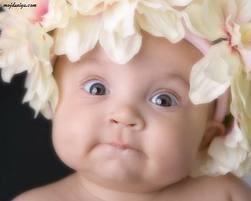
%> input picture MIW/HangXin_KSE/LSB/imageLowRes.jpg, 251 x 201 px
$ octave section_getImageBitStream.m   (GNU Octave 9; MATLAB toolbox functions it lacks are replaced by stand-ins)
%> lines starting %> are read from the running program, lines starting %| are printed output that depends on the picture
### MIW/HangXin_KSE/LSB/convertInt8ToBitStream.m
function bitStream = convertInt8ToBitStream( dataToBeInsertedAsBits_inDec )
%CONVERTINT8TOBITSTREAM
numberOfTextChar = length(dataToBeInsertedAsBits_inDec);

    bitStream = '';
    for i = 1:numberOfTextChar
        bits = dec2bin(dataToBeInsertedAsBits_inDec(i));
            while(length(bits) < 8)     % keep appending '0' to reach 8-bit length
                bits = strcat('0', bits);
            end
        bitStream = strcat(bitStream, bits);
    end

end

### MIW/HangXin_KSE/LSB/section_getImageBitStream.m
targetImageFile = 'imageLowRes.jpg';
targetImageToBeHidden = imread(targetImageFile);
%> targetImageToBeHidden is the input picture: size 201x251x3 uint8; mean R, G, B 179.2, 154.5, 141.6
targetImageToBeHiddenInGray = rgb2gray(targetImageToBeHidden);
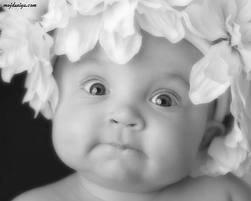
%> targetImageToBeHiddenInGray: size 201x251 uint8; min 17, max 253, mean 160.4

% imshow(targetImageInGray);
rowSize = size(targetImageToBeHiddenInGray, 1);
%> rowSize = 201
colSize = size(targetImageToBeHiddenInGray, 2);
%> colSize = 251
% for demo, we use a small size image, converting to but stream may take
% around 100 secs
newRowSize = round(rowSize/2);
%> newRowSize = 101
newColSize = round(colSize/2);
%> newColSize = 126
targetImageToBeHiddenInGray = imresize(targetImageToBeHiddenInGray, [newRowSize, newColSize]);
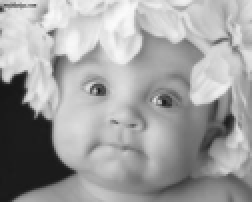
%> targetImageToBeHiddenInGray: size 101x126 uint8 (shown 2 times larger); min 22, max 251, mean 160.4
% tic
bitStreamOfImageToHide = convertInt8ToBitStream( targetImageToBeHiddenInGray(:) );
%> the loop in convertInt8ToBitStream, `for i = 1:numberOfTextChar` made 12726 passes
bitStreamLength = length(bitStreamOfImageToHide);
%> bitStreamLength = 101808

% intArray = bitStreamToIntArray( bitStreamOfImageToHide );
%
% targetImageInGray_Reconstructed = reshape(intArray, newRowSize, newColSize);
% imshow(targetImageInGray_Reconstructed, []);
% toc
